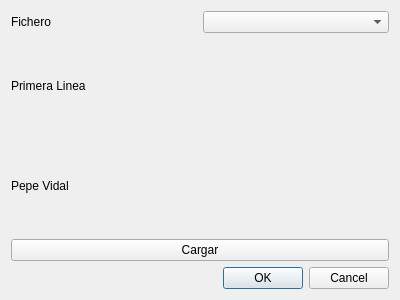
<?xml version="1.0" encoding="UTF-8"?>
<ui version="4.0">
 <class>DExamen</class>
 <widget class="QDialog" name="DExamen">
  <property name="geometry">
   <rect>
    <x>0</x>
    <y>0</y>
    <width>400</width>
    <height>300</height>
   </rect>
  </property>
  <property name="windowTitle">
   <string>Dialog</string>
  </property>
  <layout class="QVBoxLayout" name="verticalLayout_2">
   <item>
    <layout class="QVBoxLayout" name="verticalLayout">
     <item>
      <layout class="QHBoxLayout" name="horizontalLayout">
       <item>
        <widget class="QLabel" name="label">
         <property name="text">
          <string>Fichero</string>
         </property>
        </widget>
       </item>
       <item>
        <widget class="QComboBox" name="cbFichero"/>
       </item>
      </layout>
     </item>
     <item>
      <layout class="QHBoxLayout" name="horizontalLayout_2">
       <item>
        <widget class="QLabel" name="label_2">
         <property name="text">
          <string>Primera Linea</string>
         </property>
        </widget>
       </item>
       <item>
        <widget class="QLabel" name="lPrimeraLinea">
         <property name="text">
          <string/>
         </property>
        </widget>
       </item>
      </layout>
     </item>
     <item>
      <widget class="QLabel" name="label_3">
       <property name="text">
        <string>Pepe Vidal</string>
       </property>
      </widget>
     </item>
     <item>
      <widget class="QPushButton" name="btCargar">
       <property name="text">
        <string>Cargar</string>
       </property>
      </widget>
     </item>
    </layout>
   </item>
   <item>
    <widget class="QDialogButtonBox" name="buttonBox">
     <property name="orientation">
      <enum>Qt::Horizontal</enum>
     </property>
     <property name="standardButtons">
      <set>QDialogButtonBox::Cancel|QDialogButtonBox::Ok</set>
     </property>
    </widget>
   </item>
  </layout>
 </widget>
 <resources/>
 <connections>
  <connection>
   <sender>buttonBox</sender>
   <signal>accepted()</signal>
   <receiver>DExamen</receiver>
   <slot>accept()</slot>
   <hints>
    <hint type="sourcelabel">
     <x>248</x>
     <y>254</y>
    </hint>
    <hint type="destinationlabel">
     <x>157</x>
     <y>274</y>
    </hint>
   </hints>
  </connection>
  <connection>
   <sender>buttonBox</sender>
   <signal>rejected()</signal>
   <receiver>DExamen</receiver>
   <slot>reject()</slot>
   <hints>
    <hint type="sourcelabel">
     <x>316</x>
     <y>260</y>
    </hint>
    <hint type="destinationlabel">
     <x>286</x>
     <y>274</y>
    </hint>
   </hints>
  </connection>
 </connections>
</ui>
